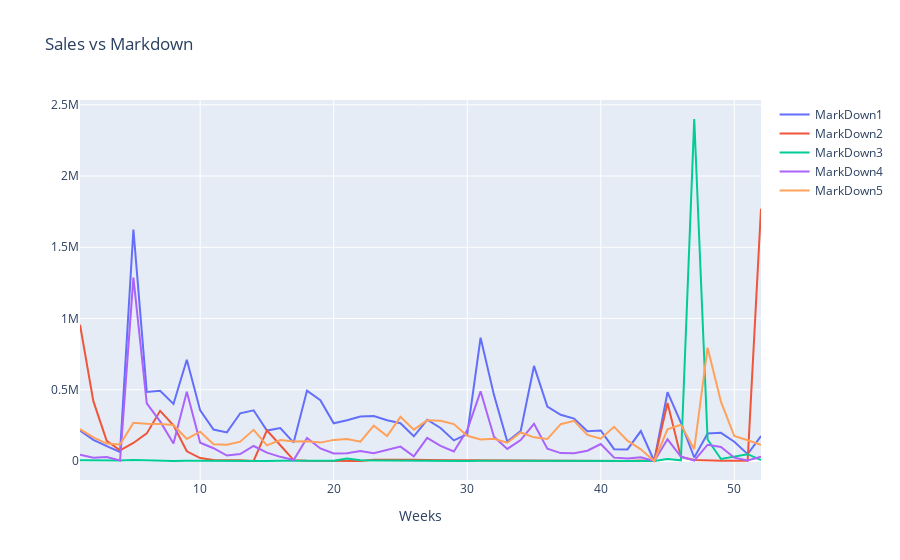

Notebook cell for this chart:
### Code cell
# Comparing the sales with Markdowns by plotting graphs

import plotly.graph_objs as go
from plotly import tools

fig = go.Figure()

fig.add_trace(go.Scatter( x = df_weeks.index, y = df_weeks['MarkDown1'], name = 'MarkDown1', mode = 'lines') )
fig.add_trace(go.Scatter( x = df_weeks.index, y = df_weeks['MarkDown2'], name = 'MarkDown2', mode = 'lines') )
fig.add_trace(go.Scatter( x = df_weeks.index, y = df_weeks['MarkDown3'], name = 'MarkDown3', mode = 'lines') )
fig.add_trace(go.Scatter( x = df_weeks.index, y = df_weeks['MarkDown4'], name = 'MarkDown4', mode = 'lines') )
fig.add_trace(go.Scatter( x = df_weeks.index, y = df_weeks['MarkDown5'], name = 'MarkDown5', mode = 'lines') )

fig.update_layout(title = 'Sales vs Markdown', xaxis_title = 'Weeks')
